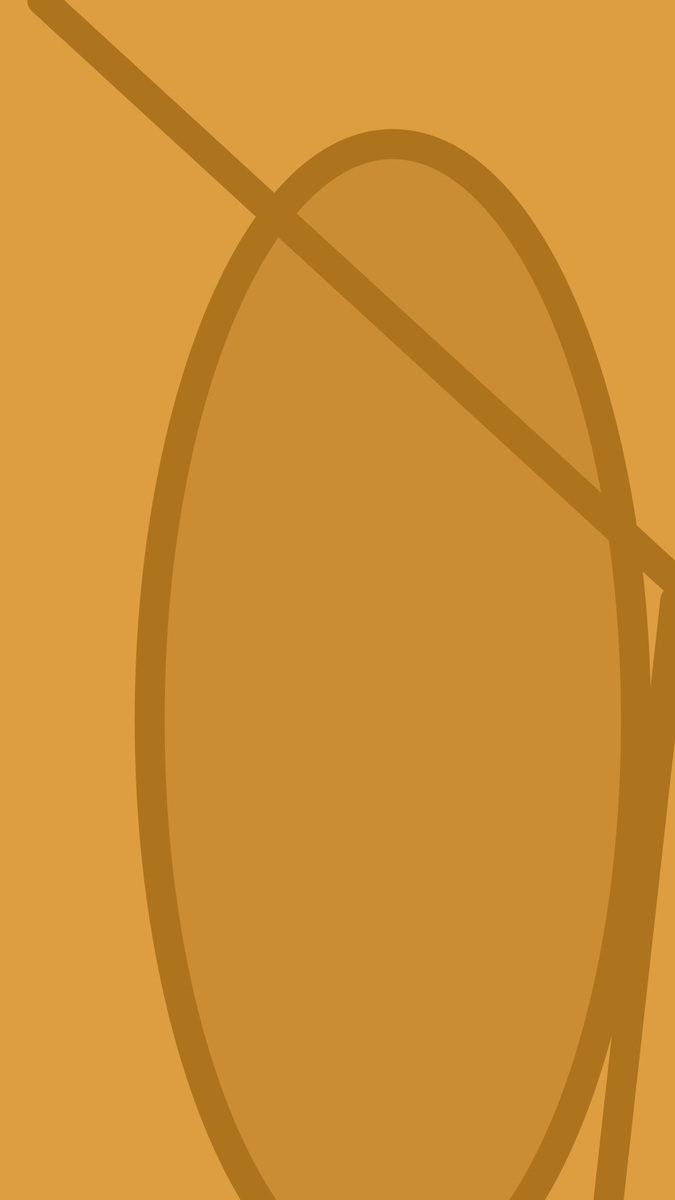
Frame 1 (no input)
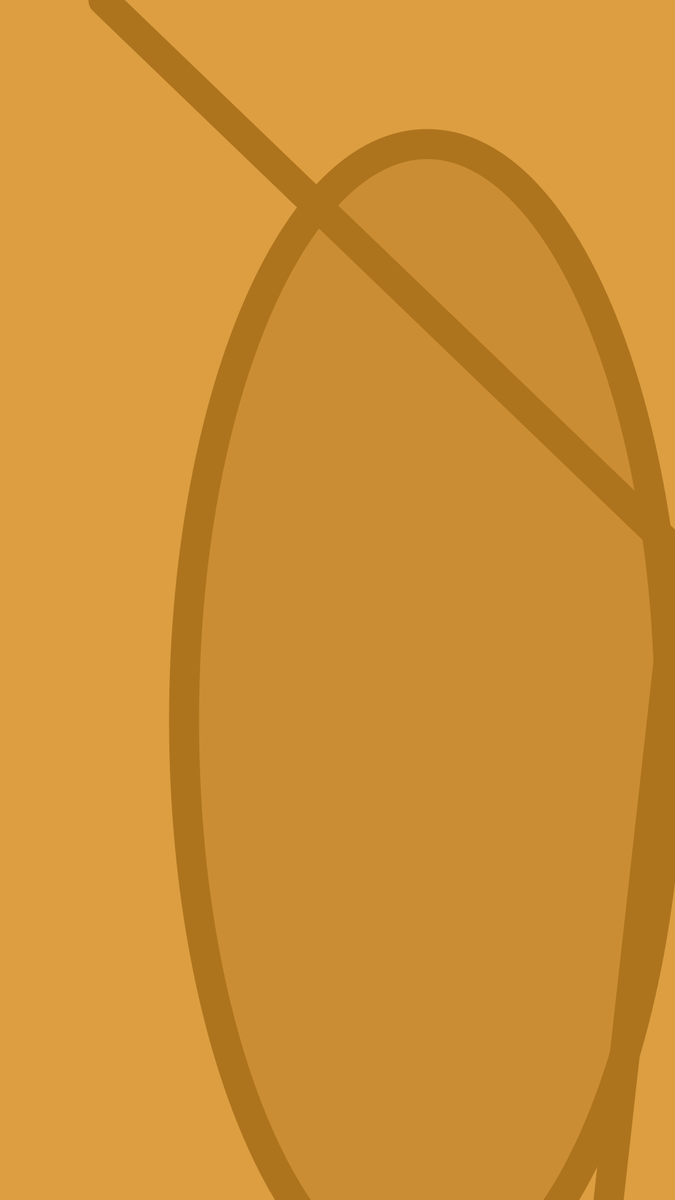
Frame 60 (the mouse pressed at the canvas centre just before this capture)
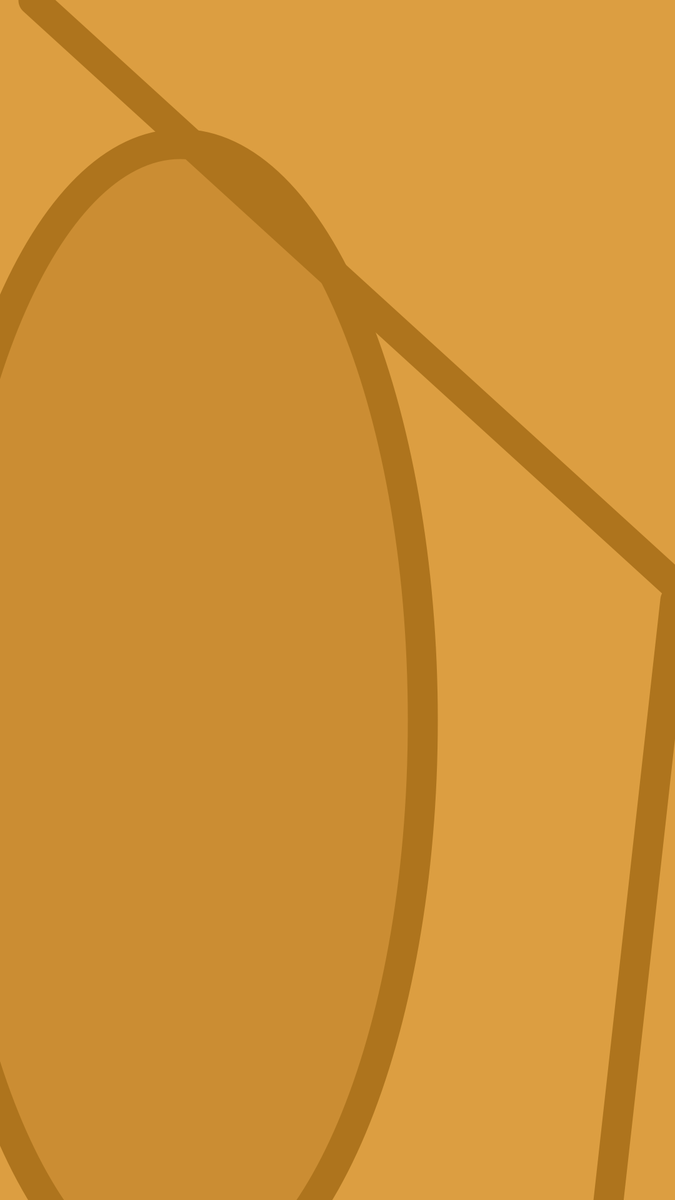
Frame 120 (the mouse held since frame 60 and released just before this capture)

The Processing sketch that drew these frames (run headless with seeded random() and noise(); from frame 60 on, the mouse is pressed at the canvas centre):

// Processing sketch: sketch_43___babs
// ── sketch_43___babs.pde
void setup() {
size(1080, 1920);
smooth();
frameRate(9);
}
void draw() {

background(#DC9E41);
strokeWeight(48);
stroke(#AE741D);
fill(#CB8D33);
ellipse(random(width*0.9), height*0.6, width*0.72, height*0.96);
fill(#FBFDB3);
line(random(width*0.24), 0, width/0.5, height);
line(0, height/0.18, width, height*0.5);

if (keyPressed && key == 's') {
 save("babs.jpg"); 
}
}
